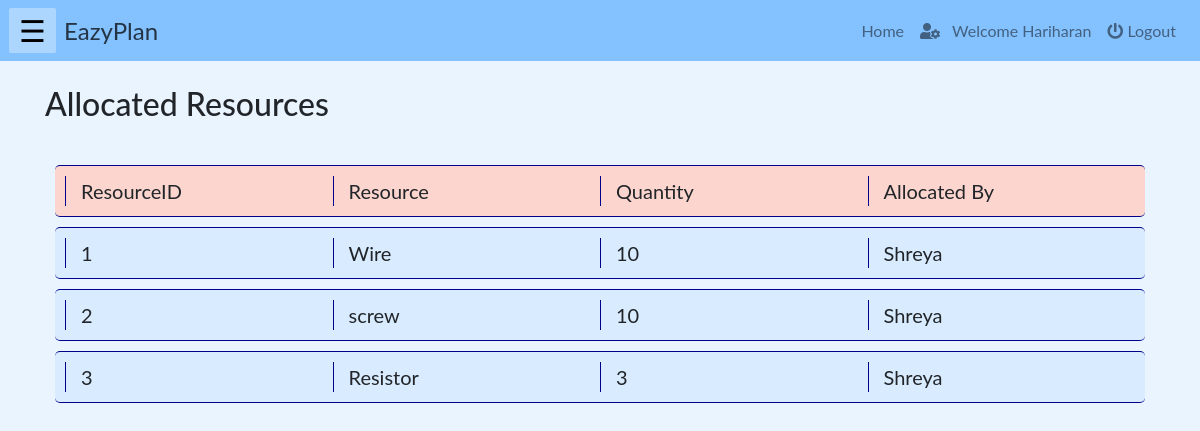
Before: /php/workerResource.php (signed in) with the older database file.
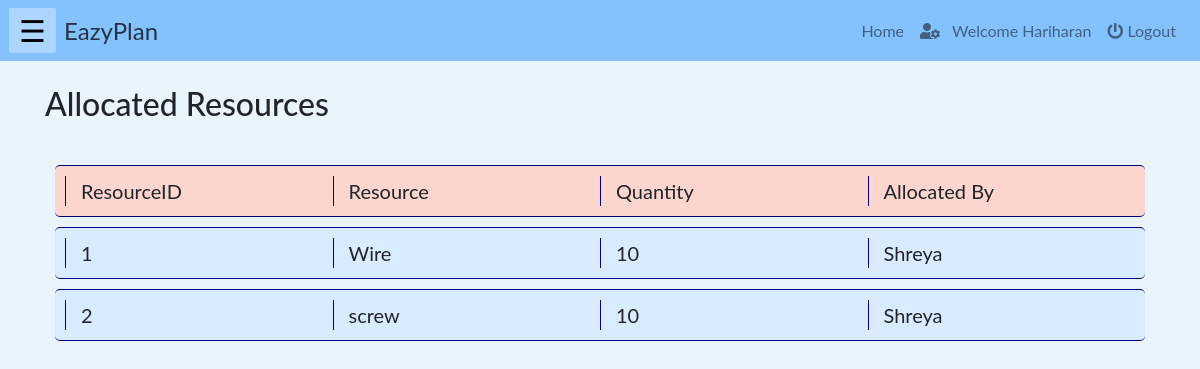
After: the same page with the newer database file.
### tables this page shows
CREATE TABLE `allocatedresources` (
  `workerID` int(100) NOT NULL,
  `resourceID` int(100) NOT NULL,
  `quantity` int(10) NOT NULL,
  `StaffID` int(11) NOT NULL,
  `AllocDate` date NOT NULL DEFAULT current_timestamp()
);

CREATE TABLE `resource` (
  `id` int(10) NOT NULL,
  `name` varchar(200) NOT NULL,
  `quantity` int(100) NOT NULL,
  `unit` varchar(50) NOT NULL,
  `cost` int(100) NOT NULL
);

CREATE TABLE `account` (
  `userid` int(10) NOT NULL,
  `name` varchar(100) NOT NULL,
  `email` varchar(200) NOT NULL,
  `role` varchar(20) NOT NULL,
  `password` varchar(40) NOT NULL
);

### php/workerResource.php (the view, shortened to what this page needs)
<!DOCTYPE html>
<html lang="en">
    <?php
        include("../php/headLinks.php");
        if(isset($_SESSION["name"]) && ($_SESSION["role"]=='worker')){
    ?>
    <body>
        <?php
            include("../php/navbar.php");
        ?>
        <div class="container">
        <br><h2>Allocated Resources</h2><br>
            <div class="row" id="heading">
                <div class="col-md-3" id="val" >ResourceID</div>
                <div class="col-md-3" id="val" >Resource</div>
                <div class="col-md-3" id="val" >Quantity</div>
                <div class="col-md-3" id="val" >Allocated By</div>
            </div>
            <?php
                include("../connection/config.php");
                $workerid = $_SESSION['userId'];
                $sql1 = "select a.resourceID, a.quantity, staff.name as name2, r.name as rname FROM allocatedresources a JOIN resource r ON r.id = a.resourceID JOIN account staff ON a.StaffID = staff.userid  WHERE a.workerID = $workerid";
                $resources = mysqli_query($db, $sql1);
                foreach($resources as $resource)
                    {
            ?>
            <div class="row" id="item">
                <div class="col-md-3" id="val" ><?php echo $resource['resourceID']; ?></div>
                <div class="col-md-3" id="val" ><?php echo $resource['rname']; ?></div>
                <div class="col-md-3" id="val" ><?php echo $resource['quantity']; ?></div>
                <div class="col-md-3" id="val" ><?php echo $resource['name2']; ?></div>
            </div>
            <?php
                }
            ?>
        </div>
    </body>
    <?php
        }
    else{
    echo "<h3 style='color:red'>Login to access the page...</h3>";
    echo "<a href='./login.php'>Click here to login</a>";}
    ?>
</html>

Changed rows visible on the page:
removed allocatedresources: resourceID "3", resourceID.name "Resistor", quantity "3", StaffID.name "Shreya"
